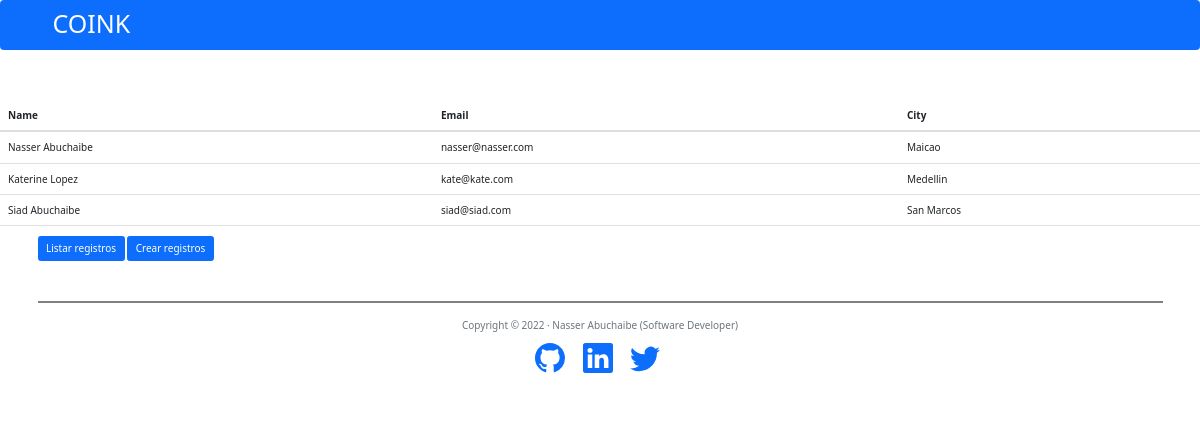
/list, run on an earlier commit of the app's database.
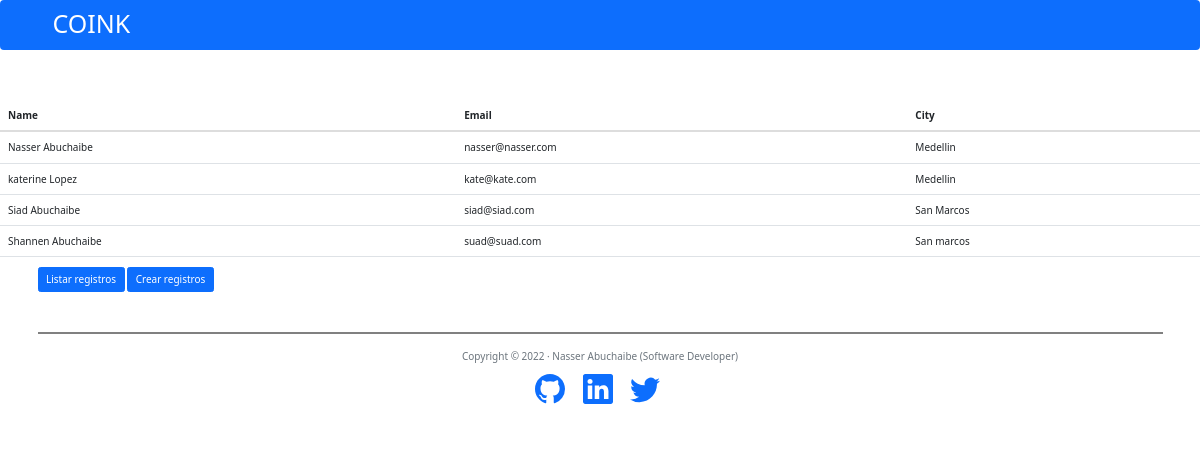
And on a later commit of the database.
### models.py (models this page shows, shortened)
class Usuario(db.Model):
    __tablename__ = 'usuario'
    id = db.Column(db.Integer, primary_key=True)
    username = db.Column(db.String(100))
    email = db.Column(db.String(100), unique=True)
    city = db.Column(db.String(100))

### routes.py (the view)
@app.route('/list')
def list_all():
    users = Usuario.query.all()
    return render_template('list.html', users=users)

### templates/list.html (shortened to what this page needs)
{% extends 'base.html' %}
{% block content %}
<table class="table">
    <thead>
      <tr>
        <th scope="col">Name</th>
        <th scope="col">Email</th>
        <th scope="col">City</th>
      </tr>
    </thead>
    <tbody>
        {% for user in users %}
            <tr>
                <td>{{ user.username }}</td>
                <td>{{ user.email }}</td>
                <td>{{ user.city }} </td>
            </tr>
        {% endfor %}
    </tbody>
  </table>
{% endblock %}

### templates/base.html (shortened to what this page needs)
{% extends 'bootstrap/base.html' %}
{% block head %}
    {{ super() }}
    <link href="https://cdn.jsdelivr.net/npm/bootstrap@5.1.3/dist/css/bootstrap.min.css" rel="stylesheet">
{% endblock head %}
{% block body %}
    {% block navbar %}
        {% include 'navbar.html' %}
    {% endblock %}
    <br>
    <br>
    {% block content %}{% endblock %}
    <div class="container">
        <a class="btn btn-primary" href={{url_for('list_all')}} role="button">Listar registros</a>
        <a class="btn btn-primary" href={{url_for('index')}} role="button">Crear registros</a>
    </div>
    {% block footer %}
        <div class="container">
	        <div id="footer">
		        {% include 'footer.html' %}
	        </div>
        </div>
    {% endblock %}
{% endblock %}

### templates/navbar.html
<nav class="navbar navbar-dark bg-primary">
  <div class="container">
      <div class="collapse navbar-collapse" id="navbarNavAltMarkup">
        <div class="navbar-nav">
          <h1>COINK</h1>
        </div>
      </div>
    </div>
</nav>

### templates/footer.html (shortened to what this page needs)
<footer style="margin-top: 40px; border-top: 2px solid gray; padding: 15px;">
    <p class="copyright text-muted" style="text-align: center;">Copyright &copy; 2022 · Nasser Abuchaibe (Software
        Developer) </p>
    <div class="container">
        <div class="row">
            <div class="col-lg-8 col-md-10 mx-auto">
                <ul class="list-inline text-center">
                    <li class="list-inline-item">
                        <a href="https://github.com/NasserAbuchaibe" target="_blank">
                        </a>
                    </li>
                    <li class="list-inline-item">
                        <a href="https://www.linkedin.com/in/nasser-abuchaibe-b251159a/" target="_blank">
                        </a>
                    </li>
                    <li class="list-inline-item">
                        <a href="https://twitter.com/NasserAbuchaibe" target="_blank">
                        </a>
                    </li>
                </ul>
            </div>
        </div>
    </div>
</footer>

What changed in the data, as far as the page shows it:
changed Usuario "Nasser Abuchaibe": city "Maicao" → "Medellin"
changed Usuario "kate@kate.com": username "Katerine Lopez" → "katerine Lopez"
added Usuario: username "Shannen Abuchaibe", email "suad@suad.com", city "San marcos"
